Frame 1 (no input): blank canvas, image omitted
Frame 60 (no input): blank canvas, image omitted
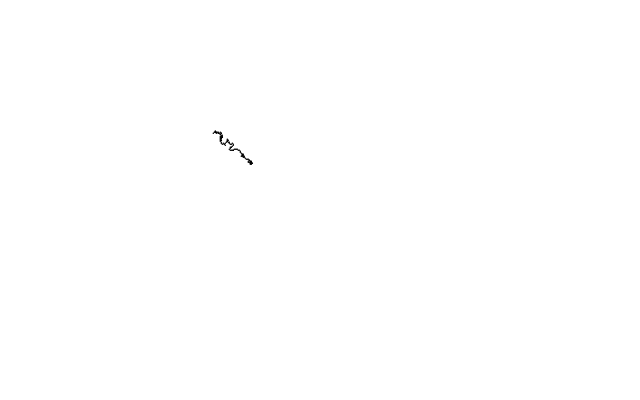
Frame 120 (the mouse pressed at the canvas centre since frame 60)

The p5.js sketch whose frames 1 and 60 were blank and that drew this single picture after the mouse press (run headless with seeded random() and noise() and a simulated clock; from frame 60 on, the mouse is pressed at the canvas centre):

// p5.js sketch
// ── sketch.js
/// <reference types="p5/global" />


class Walker {
    constructor() {
        this.x = width / 3;
        this.y = height / 3;
    }

    display() {
        stroke(0);
        strokeWeight(1.5);
        point(this.x, this.y);
    }

    action() {
        const probability = [-1, 0, 1, 1];
        const dirX = random(probability);
        const dirY = random(probability);

        this.x += dirX;
        this.y += dirY;

        this.x = constrain(this.x, 0, width - 1);
        this.y = constrain(this.y, 0, height - 1);
    }
}


let walker;
function setup() {
    createCanvas(640,400);
    background(255);
    walker = new Walker;
}

function draw() {
    walker.display();
    walker.action();
}
